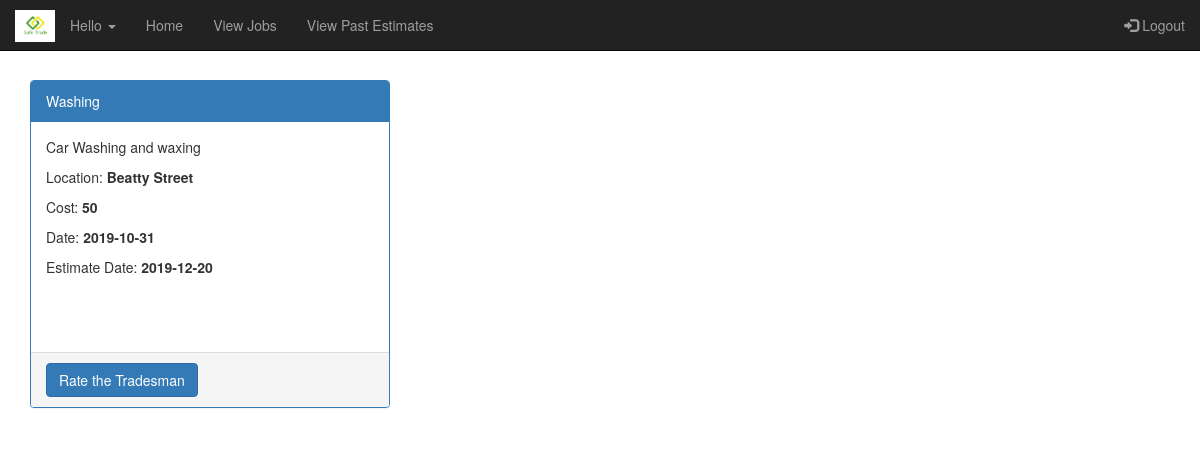
/viewExpiredJobs.php?uid=19, run on the app's committed database.
### tables this page shows
CREATE TABLE `jobdetails` (
  `JobId` int(11) NOT NULL,
  `UId` int(11) NOT NULL,
  `JobType` varchar(255) NOT NULL,
  `JobDescription` varchar(255) NOT NULL,
  `Location` varchar(50) NOT NULL,
  `CostRange` double NOT NULL,
  `ActiveDate` date NOT NULL,
  `EstimateDate` date NOT NULL,
  `IsClosed` int(11) NOT NULL,
  `IsEstimateAccepted` int(11) NOT NULL
);

### classes/Job.php (called while the page is built, shortened)
<?php
class Job{
  private $jdescription = "";
  private $jtype = "";
  private $cost = null;
  private $activedate = "";
  private $estimationdate = null;
  private $location = null;
  public function __construct($jid,$uid, $jtype,$jdescription,$location,   $cost, $activedate,$estimationdate,$isclosed){
    $this->jdescription = $jdescription;
    $this->jtype = $jtype;
    $this->cost = $cost;
    $this->activedate = $activedate;
    $this->estimationdate = $estimationdate;
    $this->location = $location;
  }
  public static function findExpiredByUser($mysqli, $uid){
    $today=date('Y-m-d');
    $sql = sprintf("select * from jobdetails where IsClosed=0 and IsEstimateAccepted=1 and UId=%s and ActiveDate<'%s'", $uid,$today);
    $result = $mysqli->query($sql);
    if ($result){
      $jobs = new Collection();
      while($row = $result->fetch_assoc()){
        $job = new Job($row['JobId'],$row['UId'], $row['JobType'], $row['JobDescription'], $row['Location'], $row['CostRange'], $row['ActiveDate'], $row['EstimateDate'],$row['IsClosed']);
        $jobs->Add($row['JobId'], $job);
      }
    }
    return $jobs;
  }
  public function getJobDescription(){
    return $this->jdescription;
  }
  public function getJobType(){
    return $this->jtype;
  }
  public function getLocation(){
    return $this->location;
  }
  public function getCost(){
    return $this->cost;
  }
  public function getActiveDate(){
    return $this->activedate;
  }
  public function getEstimateDate(){
    return $this->estimationdate;
  }
}
?>

### classes/Collection.php (called while the page is built, shortened)
<?php
class Collection {
    private $records = array();
    public function add($key, $record){
        $result = false;
        if ($key != null) {
            $this->records[$key] = $record;
            $result = true;
        }
        return $result;
    }
    public function getRecords(){
        return $this->records;
    }
}
?>

### viewExpiredJobs.php (the view, shortened to what this page needs)
<?php
require_once("headers.php");
$jobs = Job::findExpiredByUser($mysqli,$_GET['uid']);
require_once("footer.php");
?>
<div class="container">
<div class="row">
    <?php
    foreach($jobs->getRecords() as $id => $job){  ?>
<div class="col-sm-4">
      <div class="panel panel-primary">
        <div class="panel-heading"><?php echo $job->getJobType(); ?></div>
        <div class="panel-body" style="height:230px">
        <p><?php echo $job->getJobDescription(); ?></p>
        <p>Location: <b><?php echo $job->getLocation(); ?></b></p>
        <p>Cost: <b><?php echo $job->getCost(); ?></b></p>
        <p>Date: <b><?php echo $job->getActiveDate(); ?></b></p>
        <p>Estimate Date: <b><?php echo $job->getEstimateDate(); ?></b></p>
        </div>
        <div class="panel-footer pviewestimate">
            <a data-toggle="modal" data-target="" class="btn btn-primary viewestimate" name="viewestimate">Rate the Tradesman</a>
                    <?php
                            }
                    ?>
        </div>
      </div>
</div>
</div>

### data on the page
jobdetails: JobType "Washing", JobDescription "Car Washing and waxing", Location "Beatty Street", CostRange "50", ActiveDate "2019-10-31", EstimateDate "2019-12-20"
